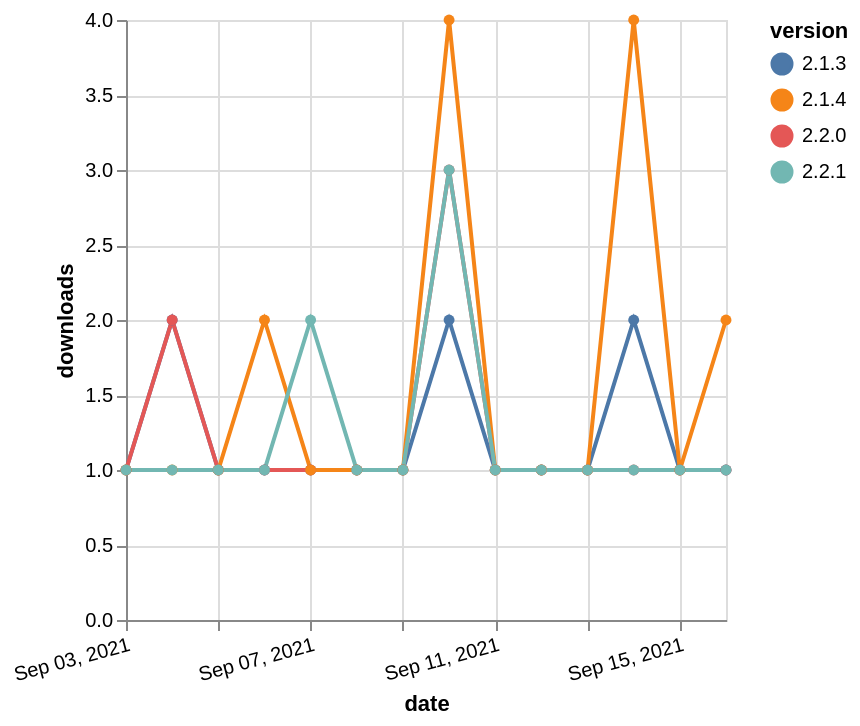

Specify this chart in Vega-Lite:
### Vega-Lite specification from a JSON file in a GitHub repository (floating-point values rounded to 4 significant figures)
{"$schema": "https://vega.github.io/schema/vega-lite/v5.json", "description": "A simple bar chart with embedded data.", "data": {"values": [{"date": "2021-09-03", "total": 262, "delta": 1, "version": "2.1.3"}, {"date": "2021-09-04", "total": 264, "delta": 2, "version": "2.1.3"}, {"date": "2021-09-05", "total": 265, "delta": 1, "version": "2.1.3"}, {"date": "2021-09-06", "total": 266, "delta": 1, "version": "2.1.3"}, {"date": "2021-09-07", "total": 267, "delta": 1, "version": "2.1.3"}, {"date": "2021-09-08", "total": 268, "delta": 1, "version": "2.1.3"}, {"date": "2021-09-09", "total": 269, "delta": 1, "version": "2.1.3"}, {"date": "2021-09-10", "total": 271, "delta": 2, "version": "2.1.3"}, {"date": "2021-09-11", "total": 272, "delta": 1, "version": "2.1.3"}, {"date": "2021-09-12", "total": 273, "delta": 1, "version": "2.1.3"}, {"date": "2021-09-13", "total": 274, "delta": 1, "version": "2.1.3"}, {"date": "2021-09-14", "total": 276, "delta": 2, "version": "2.1.3"}, {"date": "2021-09-15", "total": 277, "delta": 1, "version": "2.1.3"}, {"date": "2021-09-16", "total": 278, "delta": 1, "version": "2.1.3"}, {"date": "2021-09-03", "total": 241, "delta": 1, "version": "2.2.0"}, {"date": "2021-09-04", "total": 243, "delta": 2, "version": "2.2.0"}, {"date": "2021-09-05", "total": 244, "delta": 1, "version": "2.2.0"}, {"date": "2021-09-06", "total": 245, "delta": 1, "version": "2.2.0"}, {"date": "2021-09-07", "total": 246, "delta": 1, "version": "2.2.0"}, {"date": "2021-09-08", "total": 247, "delta": 1, "version": "2.2.0"}, {"date": "2021-09-09", "total": 248, "delta": 1, "version": "2.2.0"}, {"date": "2021-09-10", "total": 251, "delta": 3, "version": "2.2.0"}, {"date": "2021-09-11", "total": 252, "delta": 1, "version": "2.2.0"}, {"date": "2021-09-12", "total": 253, "delta": 1, "version": "2.2.0"}, {"date": "2021-09-13", "total": 254, "delta": 1, "version": "2.2.0"}, {"date": "2021-09-14", "total": 255, "delta": 1, "version": "2.2.0"}, {"date": "2021-09-15", "total": 256, "delta": 1, "version": "2.2.0"}, {"date": "2021-09-16", "total": 257, "delta": 1, "version": "2.2.0"}, {"date": "2021-09-03", "total": 1068, "delta": 1, "version": "2.1.4"}, {"date": "2021-09-04", "total": 1069, "delta": 1, "version": "2.1.4"}, {"date": "2021-09-05", "total": 1070, "delta": 1, "version": "2.1.4"}, {"date": "2021-09-06", "total": 1072, "delta": 2, "version": "2.1.4"}, {"date": "2021-09-07", "total": 1073, "delta": 1, "version": "2.1.4"}, {"date": "2021-09-08", "total": 1074, "delta": 1, "version": "2.1.4"}, {"date": "2021-09-09", "total": 1075, "delta": 1, "version": "2.1.4"}, {"date": "2021-09-10", "total": 1079, "delta": 4, "version": "2.1.4"}, {"date": "2021-09-11", "total": 1080, "delta": 1, "version": "2.1.4"}, {"date": "2021-09-12", "total": 1081, "delta": 1, "version": "2.1.4"}, {"date": "2021-09-13", "total": 1082, "delta": 1, "version": "2.1.4"}, {"date": "2021-09-14", "total": 1086, "delta": 4, "version": "2.1.4"}, {"date": "2021-09-15", "total": 1087, "delta": 1, "version": "2.1.4"}, {"date": "2021-09-16", "total": 1089, "delta": 2, "version": "2.1.4"}, {"date": "2021-09-03", "total": 259, "delta": 1, "version": "2.2.1"}, {"date": "2021-09-04", "total": 260, "delta": 1, "version": "2.2.1"}, {"date": "2021-09-05", "total": 261, "delta": 1, "version": "2.2.1"}, {"date": "2021-09-06", "total": 262, "delta": 1, "version": "2.2.1"}, {"date": "2021-09-07", "total": 264, "delta": 2, "version": "2.2.1"}, {"date": "2021-09-08", "total": 265, "delta": 1, "version": "2.2.1"}, {"date": "2021-09-09", "total": 266, "delta": 1, "version": "2.2.1"}, {"date": "2021-09-10", "total": 269, "delta": 3, "version": "2.2.1"}, {"date": "2021-09-11", "total": 270, "delta": 1, "version": "2.2.1"}, {"date": "2021-09-12", "total": 271, "delta": 1, "version": "2.2.1"}, {"date": "2021-09-13", "total": 272, "delta": 1, "version": "2.2.1"}, {"date": "2021-09-14", "total": 273, "delta": 1, "version": "2.2.1"}, {"date": "2021-09-15", "total": 274, "delta": 1, "version": "2.2.1"}, {"date": "2021-09-16", "total": 275, "delta": 1, "version": "2.2.1"}]}, "width": "container", "mark": {"type": "line", "point": {"filled": true}}, "encoding": {"x": {"field": "date", "type": "temporal", "timeUnit": "yearmonthdate", "title": "date", "axis": {"labelAngle": -15}}, "y": {"field": "delta", "type": "quantitative", "title": "downloads"}, "color": {"field": "version", "type": "nominal"}, "tooltip": {"field": "delta"}}}
